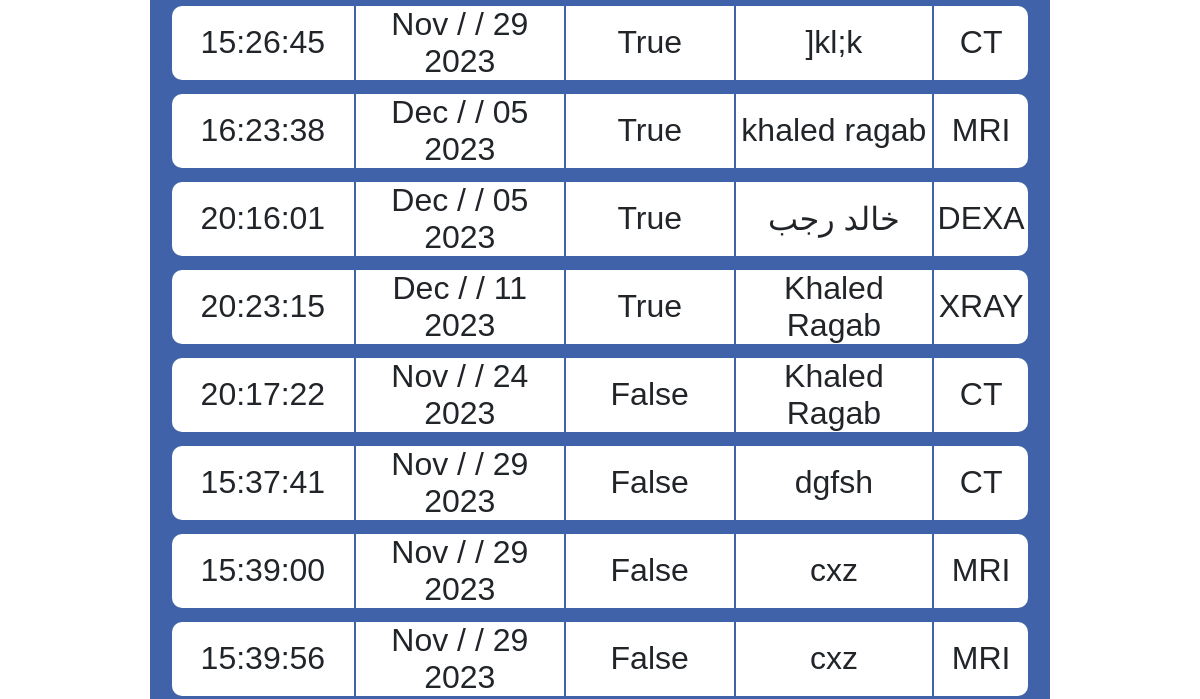
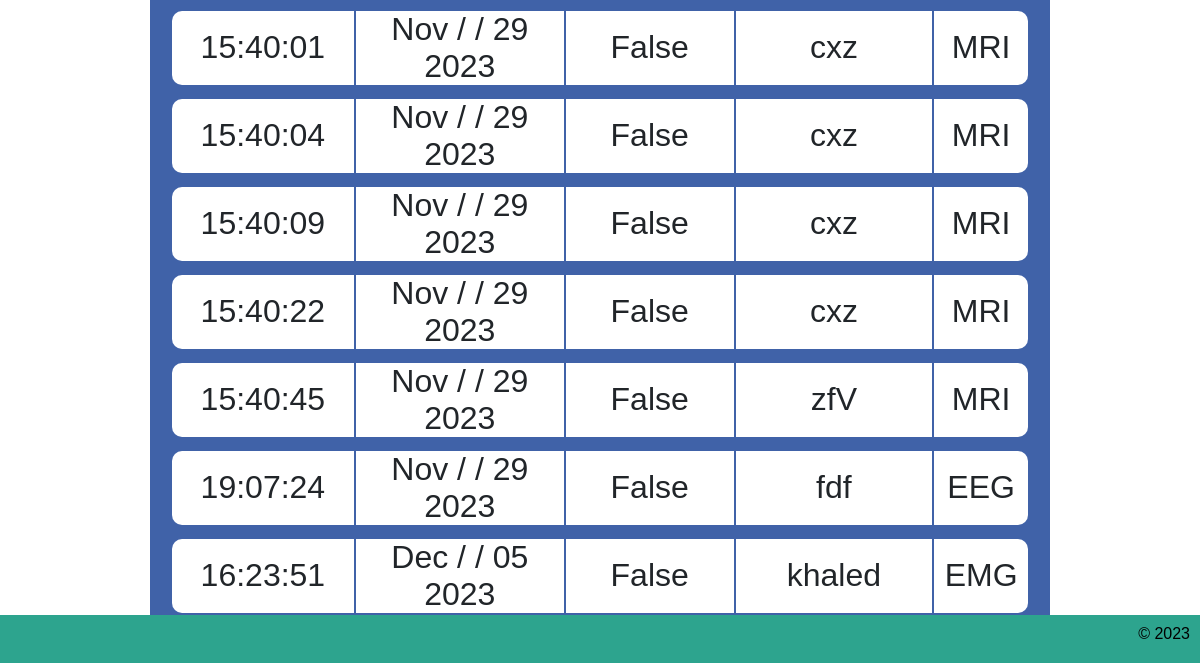
The page /0/ (lower part) on the database as committed earlier (2 pictures, top to bottom).
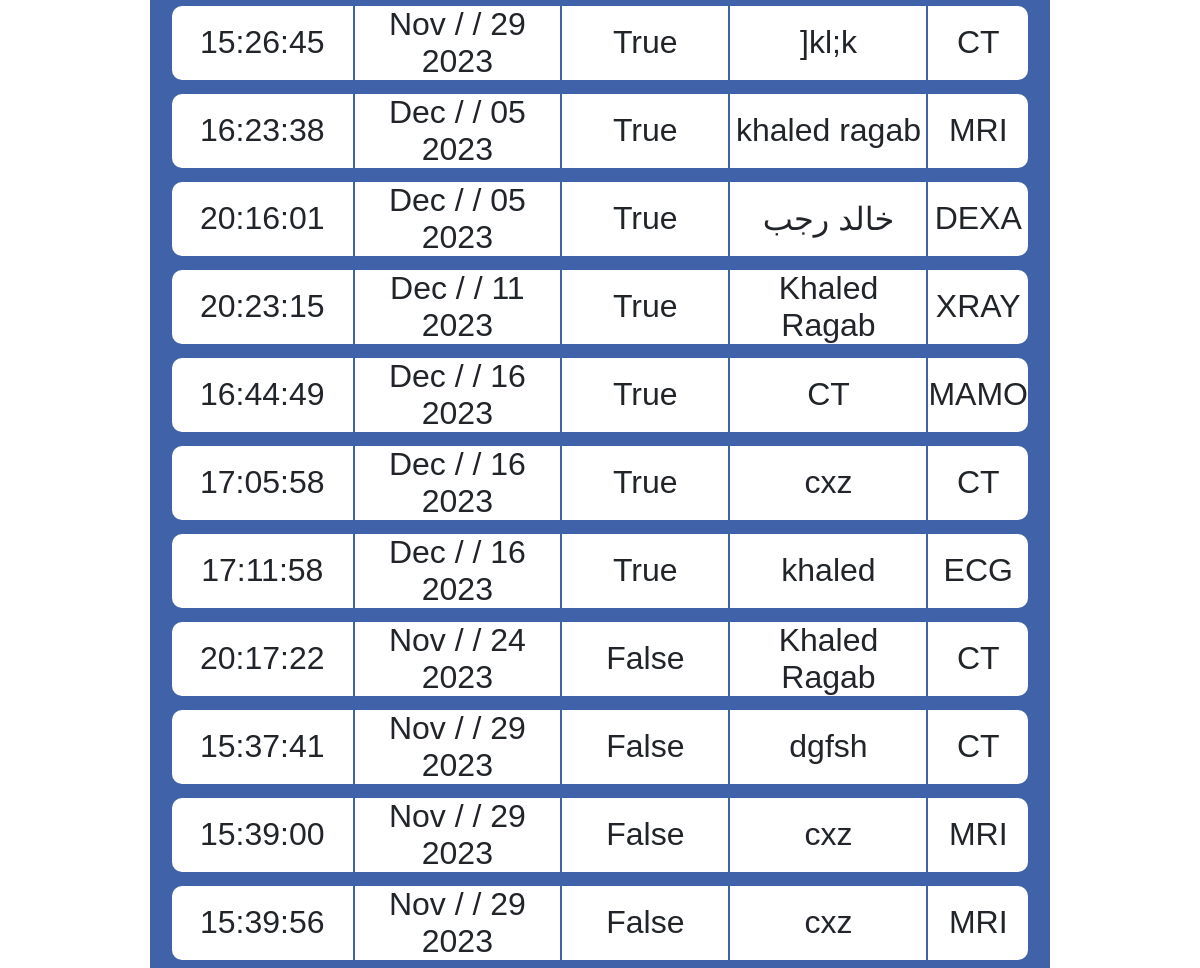
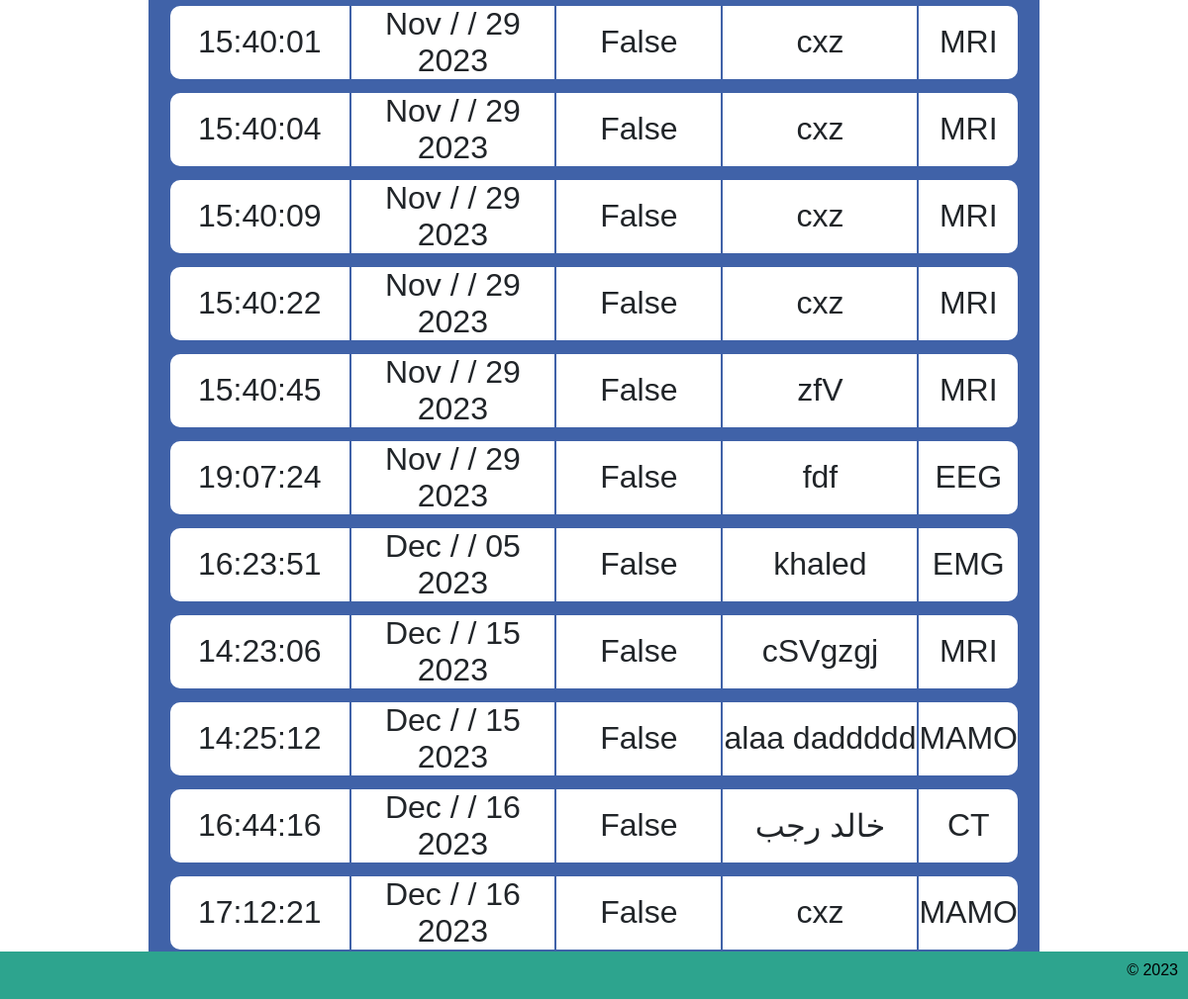
The same page on the database as committed later (2 pictures, top to bottom).
### auto_call/models.py (models this page shows)
class Patient(models.Model):
    room = models.ForeignKey(Room, on_delete=models.CASCADE)
    name = models.CharField(max_length=40)
    emergancy = models.BooleanField(default=1)
    log_date = models.DateTimeField("date logged")

class Room(models.Model):
    name = models.CharField(max_length=40)
    def __str__(self):
        return self.name

### auto_call/views.py (the view)
# urls.py: path("<int:roomid>/", views.HomeListView.as_view() , name="home"),
class HomeListView(ListView):
    model = Patient
    context_object_name="message_list"
    template_name="auto_call/patient_list.html"
    def get_queryset(self):
        room = self.kwargs["roomid"]
        if room == 0:
            return Patient.objects.order_by("-emergancy","log_date")
        else:
            return Patient.objects.order_by("-emergancy","log_date").filter(room = self.kwargs["roomid"])

### auto_call/templates/auto_call/patient_list.html (shortened to what this page needs)
{% extends "auto_call/layout.html" %}
{% block content %}
    <div class="lists_container">
        <div class="list_content">
            {% if message_list %}
                <table class="full_list">
                    <tbody>
                    {% for message in message_list %}
                        <tr>
                            <td>
                                {{ message.room }}
                            </td>
                            <td>
                                {{ message.name }}
                            </td>
                            <td>
                                {{message.emergancy}}
                            </td>
                            <td>{{ message.log_date | date:'d / M / Y' }}</td>
                            <td>{{ message.log_date | time:'H:i:s' }}</td>
                        </tr>
                        <tr class="spacer">
                            <td></td>
                        </tr>
                    {% endfor %}
                    </tbody>
                </table>
            {% else %}
                <p>No Patients Waiting.</p>
            {% endif %}
        </div>
    </div>
{% endblock %}

Rows that differ between the two databases and show on the page:
added Patient: room "MAMO", name "CT", emergancy "True", log_date "16 / Dec / 2023", log_date "16:44:49"
added Patient: room "CT", name "cxz", emergancy "True", log_date "16 / Dec / 2023", log_date "17:05:58"
added Patient: room "ECG", name "khaled", emergancy "True", log_date "16 / Dec / 2023", log_date "17:11:58"
added Patient: room "MRI", name "cSVgzgj", emergancy "False", log_date "15 / Dec / 2023", log_date "14:23:06"
added Patient: room "MAMO", name "alaa daddddd", emergancy "False", log_date "15 / Dec / 2023", log_date "14:25:12"
added Patient: room "CT", name "خالد رجب", emergancy "False", log_date "16 / Dec / 2023", log_date "16:44:16"
added Patient: room "MAMO", name "cxz", emergancy "False", log_date "16 / Dec / 2023", log_date "17:12:21"
